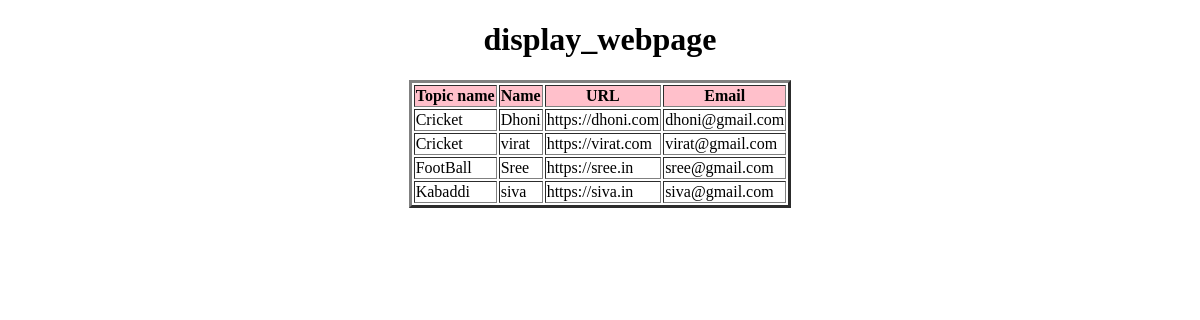
/display_webpage/, run on an earlier commit of the app's database.
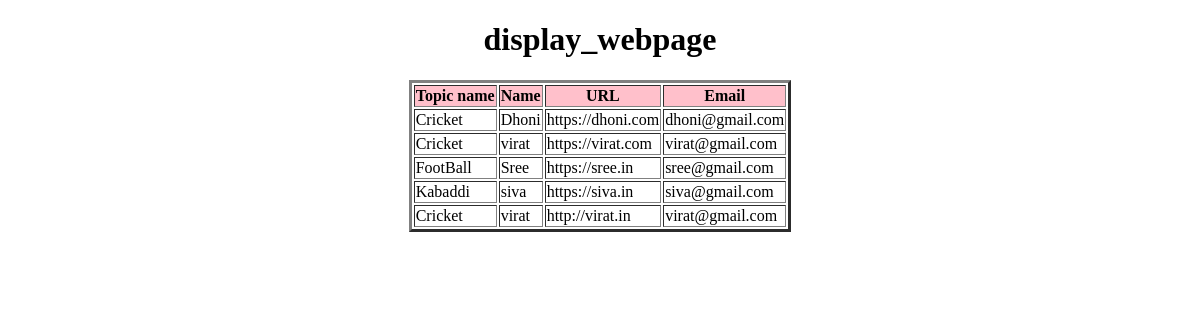
And on a later commit of the database.
### app/models.py (models this page shows, shortened)
class Webpage(models.Model):
    topic_name = models.ForeignKey(Topic,on_delete=models.CASCADE)
    name = models.CharField(max_length=100)
    url = models.URLField()
    email = models.EmailField(default='india@gmail.com')

class Topic(models.Model):
    topic_name = models.CharField(max_length=100,primary_key=True)
    def __str__(self):
        return self.topic_name

### app/views.py (the view)
# urls.py: path('display_webpage/',display_webpage,name='display_webpage'),
def display_webpage(request):
    QLWO = Webpage.objects.all()
    d = {'QLWO':QLWO}
    return render(request,'display_webpage.html',d)

### templates/display_webpage.html (shortened to what this page needs)
<!DOCTYPE html>
<html lang="en">
<head>
</head>
<body>
     <center>
        <h1>display_webpage</h1>
        <table border="3px">
            <tr style="background-color: pink;">
                <th>Topic name</th>
                <th>Name</th>
                <th>URL</th>
                <th>Email</th>
            </tr>
            {% for WO in QLWO %}
                <tr>
                    <td>{{WO.topic_name}} </td>
                    <td>{{WO.name}}</td>
                    <td>{{WO.url}} </td>
                    <td>{{WO.email}} </td>
                </tr>
            {% endfor %}
        </table>
     </center>
</body>
</html>

What changed in the data, as far as the page shows it:
added Webpage: topic_name "Cricket", name "virat", url "http://virat.in", email "virat@gmail.com"
